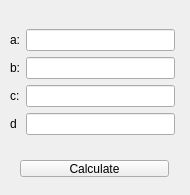
<?xml version="1.0" encoding="UTF-8"?>
<ui version="4.0">
 <class>quadraticWindow</class>
 <widget class="QMainWindow" name="quadraticWindow">
  <property name="geometry">
   <rect>
    <x>0</x>
    <y>0</y>
    <width>190</width>
    <height>195</height>
   </rect>
  </property>
  <property name="windowTitle">
   <string>Quadratic Line</string>
  </property>
  <widget class="QWidget" name="centralwidget">
   <widget class="QWidget" name="layoutWidget">
    <property name="geometry">
     <rect>
      <x>10</x>
      <y>10</y>
      <width>165</width>
      <height>145</height>
     </rect>
    </property>
    <layout class="QVBoxLayout" name="verticalLayout">
     <item>
      <layout class="QGridLayout" name="gridLayout">
       <item row="2" column="0">
        <widget class="QLabel" name="label_3">
         <property name="text">
          <string>c:</string>
         </property>
        </widget>
       </item>
       <item row="0" column="0">
        <widget class="QLabel" name="label">
         <property name="text">
          <string>a:</string>
         </property>
        </widget>
       </item>
       <item row="1" column="2">
        <widget class="QLineEdit" name="bBox"/>
       </item>
       <item row="0" column="2">
        <widget class="QLineEdit" name="aBox"/>
       </item>
       <item row="3" column="2">
        <widget class="QLineEdit" name="lineEdit"/>
       </item>
       <item row="2" column="2">
        <widget class="QLineEdit" name="cBox"/>
       </item>
       <item row="3" column="0">
        <widget class="QLabel" name="label_4">
         <property name="text">
          <string>d</string>
         </property>
        </widget>
       </item>
       <item row="1" column="0">
        <widget class="QLabel" name="label_2">
         <property name="text">
          <string>b:</string>
         </property>
        </widget>
       </item>
      </layout>
     </item>
    </layout>
   </widget>
   <widget class="QPushButton" name="calcBtn">
    <property name="geometry">
     <rect>
      <x>20</x>
      <y>160</y>
      <width>149</width>
      <height>17</height>
     </rect>
    </property>
    <property name="text">
     <string>Calculate</string>
    </property>
   </widget>
  </widget>
 </widget>
 <resources/>
 <connections/>
</ui>
